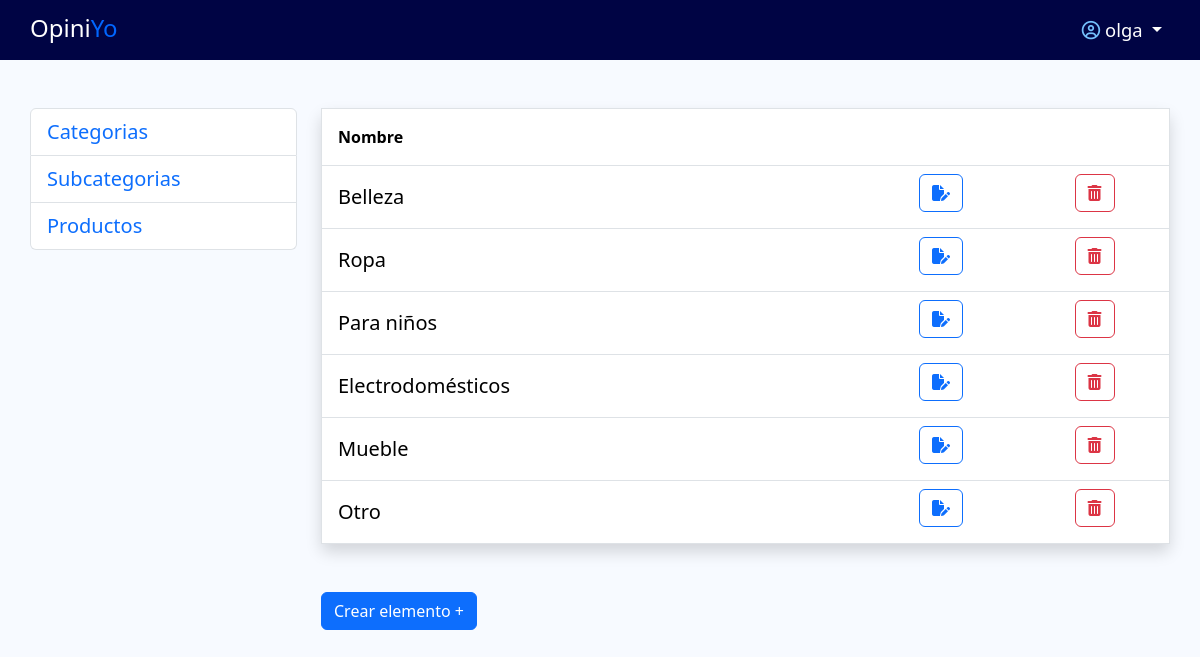
Screenshot of /OpiniYo/admin/categorias/index.php (signed in) with the database file from the repository.
### tables this page shows
CREATE TABLE IF NOT EXISTS `categoria` (
  `IDCategoria` int unsigned NOT NULL AUTO_INCREMENT,
  `FechaAltaCategoria` timestamp NULL DEFAULT NULL,
  `FechaModificacionCategoria` timestamp NULL DEFAULT NULL,
  `ActivoCategoria` varchar(2) DEFAULT 'Si',
  `NombreCategoria` varchar(255) DEFAULT NULL,
  PRIMARY KEY (`IDCategoria`)
);

### OpiniYo/conecta.php (called while the page is built, shortened)
<?php
	include('inc/bbdd.inc.php');
	$db = new DB_Connector();

### OpiniYo/func.php (called while the page is built, shortened)
<?php
include 'conecta.php';
function todas_categorias (): array{
    global $db;
    $sql = "SELECT * FROM categoria";
    $objeto_categorias = $db->Execute($sql);
    $todas_categorias = [];
    if($objeto_categorias -> RecordCount() > 1){
        while (!$objeto_categorias ->EOF){
            $IDCategoria = $objeto_categorias ->fields["IDCategoria"];
            $NombreCategoria = $objeto_categorias ->fields["NombreCategoria"];
            $todas_categorias [] = [
                "IDCategoria" =>  $IDCategoria,
                "NombreCategoria" =>  $NombreCategoria,
            ];
            $objeto_categorias->MoveNext();
        }
    }
    return $todas_categorias;
}

### OpiniYo/inc/bbdd.inc.php (called while the page is built, shortened)
<?php
	class DB_Connector {
		var $cnx;
		var $Servidor = "localhost";
		var $Usuario = "root";
		var $Clave = "olgata";
		var $Base = "opiniyo";
		function Connect() {
			$this->cnx = mysqli_connect($this->Servidor, $this->Usuario, $this->Clave, $this->Base) or die("ERROR: No se pudo establecer la conexion con la base de datos");
			mysqli_set_charset($this->cnx, "utf8");
		}
		function Execute($query) {
			$rs = mysqli_query($this->cnx, $query);
			$aux = new Result_Set();
			$aux->Load($rs);
			return $aux;
		}
	}
	class Result_Set {
		var $result;
		var $numRows;
		var $index = 0;
		function Load($rs) {
			$this->result = $rs;
			if ($rs) {
				if (is_object($rs)) {
					$this->numRows = mysqli_num_rows($rs);
					$this->fields = mysqli_fetch_array($rs);
					$this->index = 1;
				}
			}
		}
		function RecordCount() {
			return $this->numRows;
		}
		function MoveNext() {
			$this->fields = mysqli_fetch_array($this->result);
			$this->index ++;
			if($this->index > $this->numRows) {
				$this->EOF = true;
			}
		}
	}
?>

### OpiniYo/admin/categorias/index.php (the view, shortened to what this page needs)
<?php include '../../func.php';
?>
<!DOCTYPE html>
<html lang="en">
<head>
    <link rel="stylesheet" href="../../css/bootstrap.css">
    <link rel="stylesheet" href="../../css/variables.css">
    <link rel="stylesheet" href="../../css/style.css">
    <link rel="stylesheet" href="../../css/admin.css">
</head>
<body class="body">
    <?php include '../admin-header.php'?>
    <div class="container pt-5 pb-3 pe-0 ps-0">
        <div class="row ps-3 pe-3 ps-sm-0 pe-sm-0">
            <div class="sidebar col-md-3 col-sm-12 mb-4">
                <ul class="list-group">
                    <li class="list-group-item">
                        <a href="#">Categorias</a>
                    </li>
                    <li class="list-group-item">
                        <a href="../subcategorias/index.php">Subcategorias</a>
                    </li>
                    <li class="list-group-item">
                        <a href="../productos/index.php">Productos</a>
                    </li>
                </ul>
            </div>
            <div class="col-md-9 col-sm-12">
                <table class="table col-9 table-hover border shadow p-3 mb-5 bg-body rounded" >
                    <thead >
                    <tr>
                        <th scope="col" class="nombre p-3">Nombre</th>
                        <th scope="col"></th>
                        <th scope="col"></th>
                    </tr>
                    </thead>
                    <tbody id="tbody">
                    <?php
                        $categorias = todas_categorias();
                        foreach($categorias as $categoria){?>
                            <tr data-id="<?php print $categoria['IDCategoria'] ?>">
                                <td class="nombreRow p-3 fs-5"><?php print $categoria['NombreCategoria'] ?></td>
                                <td class="text-center"><button id="btn-modificar" class="btn-modificar btn btn-outline-primary" data-id="<?php print $categoria['IDCategoria'] ?>"><i class="fa-solid fa-file-pen"></i></button></td>
                                <td class="text-center"><button id="btn-borrar" class="btn-borrar btn btn-outline-danger"><i class="fa-solid fa-trash-can"></i></button></td>
                            </tr>
                        <?php } ?>
                    </tbody>
                </table>
                <button type="button" class="btn btn-primary admin-btn-crear" data-bs-toggle="modal" data-bs-target="#exampleModal">
                    Crear elemento +
                </button>
            </div>
        </div>
    </div>
</body>
</html>

### OpiniYo/css/variables.css (style rules this page uses)
:root { --color-primary: #ffffff; --header-bg-color: #000444; --color-blue-light: #0066FF; --color-text: #303E67; --color-border: #F1F4FA; }

### OpiniYo/css/style.css (style rules this page uses)
body { color: black !important; }

### OpiniYo/css/admin.css (style rules this page uses)
a { text-decoration: none !important; font-size: 20px; }
.body { background-color: #F7FAFF !important; }

### rows the page displays
categoria: NombreCategoria "Belleza"
categoria: NombreCategoria "Ropa"
categoria: NombreCategoria "Para niños"
categoria: NombreCategoria "Electrodomésticos"
categoria: NombreCategoria "Mueble"
categoria: NombreCategoria "Otro"

### other values shown
$_SESSION['loginAdmin'] "olga"
